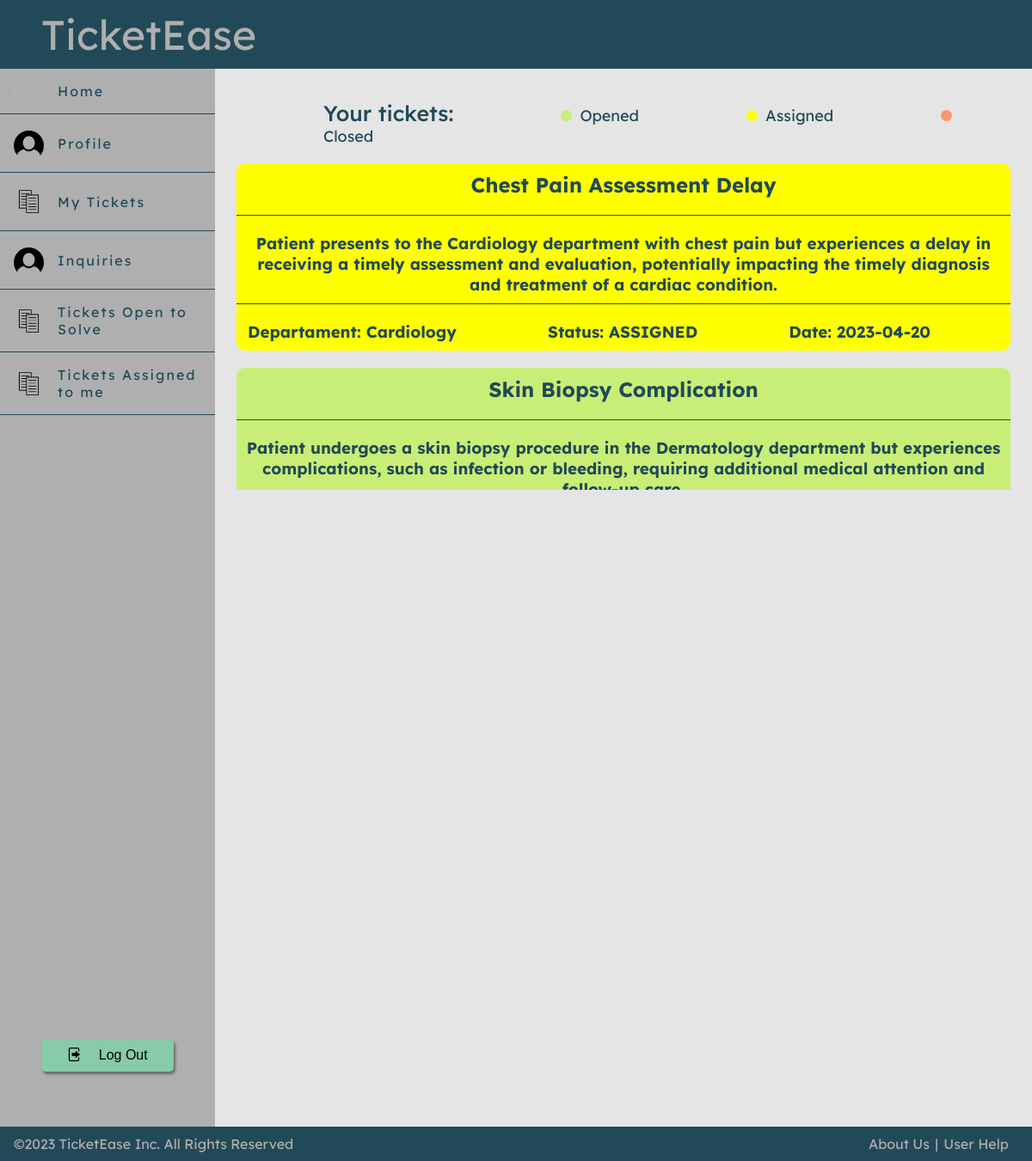
The app's page /pages/mytickets.php (signed in) with its own data.
### tables this page shows
CREATE TABLE Ticket(
                       idTicket INTEGER PRIMARY KEY AUTOINCREMENT,
                       title TEXT NOT NULL,
                       description TEXT NOT NULL,
                       priority INTEGER NOT NULL,
                       create_date DATE,
                       cria INTEGER REFERENCES User,
                       resolve INTEGER REFERENCES User,
                       idDepartment INTEGER REFERENCES Department,
                       CONSTRAINT CHECK_Ticket_createdate CHECK (create_date >= 2023-01-01)
);

CREATE TABLE Department(
                           idDepartment INTEGER PRIMARY KEY AUTOINCREMENT,
                           name TEXT NOT NULL,
                           description Text,
                           CONSTRAINT UNIQUE_Department_name UNIQUE (name)
);

CREATE TABLE Ticket_Status(
                              idTicket INTEGER REFERENCES Ticket,
                              idStatus INTEGER REFERENCES Status,
                              date DATE,
                              PRIMARY KEY (idTicket, idStatus)
);

CREATE TABLE Status(
                       idStatus INTEGER PRIMARY KEY AUTOINCREMENT,
                       stage TEXT NOT NULL,
                       CONSTRAINT CHECK_Status_status CHECK (stage = 'OPEN' OR stage = 'ASSIGNED' OR stage = 'CLOSED')
);

### pages/mytickets.php (called while the page is built, shortened)
<?php
require_once(dirname(__DIR__).'/templates/common.tpt.php');
require_once(dirname(__DIR__).'/database/connection.php');
require_once(dirname(__DIR__).'/classes/ticket.class.php');
require_once(dirname(__DIR__).'/utils/session.php');
require_once(dirname(__DIR__).'/templates/mytickets.tpl.php');
$session = new Session();
$db = getDatabaseConnection();
$tickets = Ticket::getTickets($db, $session->getId());
drawMyTicketPage($tickets, $db);
?>

### classes/ticket.class.php (called while the page is built, shortened)
<?php
  class Ticket {
    private int $idTicket;
    private string $title;
    private string $description;
    private string $createDate;
    private int $idDepartment;
    public function __construct(int $idTicket, string $title, string $description, int $priority, string $createDate, int $cria, int $resolve, int $idDepartment) {
        $this->idTicket = $idTicket;
        $this->title = $title;
        $this->description = $description;
        $this->createDate = $createDate;
        $this->idDepartment = $idDepartment;
    }
    public function getTitle(): string {
        return $this->title;
    }
    public function getDescription(): string {
        return $this->description;
    }
    public function getCreateDate(): string {
        return $this->createDate;
    }
    public static function getTickets(PDO $db, int $cria): array {
        $stmt = $db->prepare('SELECT * FROM Ticket WHERE cria = ?');
        $stmt->execute(array($cria));
        $tickets = array();
        while ($ticket = $stmt->fetch()) {
            $tickets[] = new Ticket(
                intval($ticket['idTicket']),
                $ticket['title'],
                $ticket['description'],
                intval($ticket['priority']),
                $ticket['create_date'],
                intval($ticket['cria']),
                intval($ticket['resolve']),
                intval($ticket['idDepartment']),
            );
        }
        return $tickets;
    }
    public function getTicketDepartmentName(PDO $db): string {
        $stmt = $db->prepare('SELECT name FROM Department WHERE idDepartment = ?');
        $stmt->execute(array($this->idDepartment));
        $department = $stmt->fetch();
        return $department['name'];
    }
    public function getLastTicketStatus(PDO $db): string {
        $stmt = $db->prepare('SELECT idStatus FROM Ticket_Status WHERE idTicket = ? ORDER BY ROWID DESC LIMIT 1');
        $stmt->execute(array($this->idTicket));
        $status = $stmt->fetch();
        if ($status) {
            $stmt = $db->prepare('SELECT stage FROM Status WHERE idStatus = ?');
            $stmt->execute(array($status['idStatus']));
            $statusName = $stmt->fetch();
            return $statusName['stage'];
        } else {
            return '';
        }
    }
}
?>

### utils/session.php (called while the page is built, shortened)
<?php
  class Session {
    public function getId() : ?int {
      return isset($_SESSION['id']) ? $_SESSION['id'] : null;
    }
  }
?>

### templates/mytickets.tpl.php (the view, shortened to what this page needs)
<?php function drawMyTicketPage(array $tickets, PDO $db) { ?>
    <section class ="ticketsPage">
        <div id="yourTickets">
            <p id="TicketStatus" class="TicketStatusTitle">Your tickets:</p>
            <p id="TicketStatus" class= "circuloRed">Opened</p>
            <p id="TicketStatus" class= "circuloYellow">Assigned</p>
            <p id="TicketStatus" class= "circuloGreen">Closed</p>
        </div>
        <section class="MainOverflow">
            <?php foreach($tickets as $ticket) {
                drawSingleTicket($db,$ticket);
            }?>
        </section>
    </section>
<?php }
function drawSingleTicket($db,Ticket $ticket){ ?>
    <?php
        $status = $ticket->getLastTicketStatus($db);
        $backgroundColor="";
        switch ($status){
            case "OPEN" :
                $backgroundColor = "red";
                break;
            case "ASSIGNED" :
                $backgroundColor = "orange";
                break;
        }
    ?>
    <div class="retangulo <?php echo $backgroundColor ?>">
        <h2 id="ticketText"><?=$ticket->getTitle()?></h2>
        <section>
            <h3 id="ticketDescription"><?=$ticket->getDescription()?></h3>
        </section>
        <section>
            <h3 id="inline">Departament: <?=$ticket->getTicketDepartmentName($db)?></h3>
            <h3 id="inline">Status: <?=$status?></h3>
            <h3 id="inline">Date: <?=$ticket->getCreateDate()?></h3>
        </section>
    </div>
<?php }

### css/style.css (style rules this page uses)
.MainOverflow { max-height: 400px ; overflow-y: auto; }
.ticketsPage { color: #224957; background-color: transparent; }
.retangulo { background-color: white; width: 75vw; border-radius: 10px; margin-left: auto; margin-right: auto; }
.retangulo > section { display: flex; justify-content: space-around; align-items: center; border-top: #224957 1px solid; }
.retangulo > section > h3 { display: inline; margin: 10px; }
.retangulo > section, #ticketText { text-align: center; padding-top: 10px; }
#ticketDescription { text-align: center; height: 10%; }
#inline { display: inline; margin-right: 10%; }
#TicketStatus { display: inline; margin-right: 120px; }
.circuloRed::before { content: ""; display: inline-block; width: 13px; height: 13px; border-radius: 50%; background-color: rgb(200, 238, 119); margin-right: 0.5em; }
.circuloYellow::before { content: ""; display: inline-block; width: 13px; height: 13px; border-radius: 50%; background-color: yellow; margin-right: 0.5em; }
.circuloGreen::before { content: ""; display: inline-block; width: 13px; height: 13px; border-radius: 50%; background-color: rgb(252, 149, 105); margin-right: 0.5em; }
#yourTickets { margin-top: 2em; margin-left: 7em; font-size: 18px; }
.TicketStatusTitle { font-weight: 500; font-size: 25px; }
.orange { background-color: yellow; }
.red { background-color: rgb(200, 238, 119); }

### records on screen
ticket: title "Chest Pain Assessment Delay", description "Patient presents to the Cardiology department with chest pain but experiences a delay in receiving a timely assessment and evaluation, potentially impacting the timely diagnosis and treatment of a cardiac condition.", idDepartment.name "Cardiology", idTicket.stage "ASSIGNED", create_date "2023-04-20"
ticket: title "Skin Biopsy Complication", description "Patient undergoes a skin biopsy procedure in the Dermatology department but experiences complications, such as infection or bleeding, requiring additional medical attention and…"
